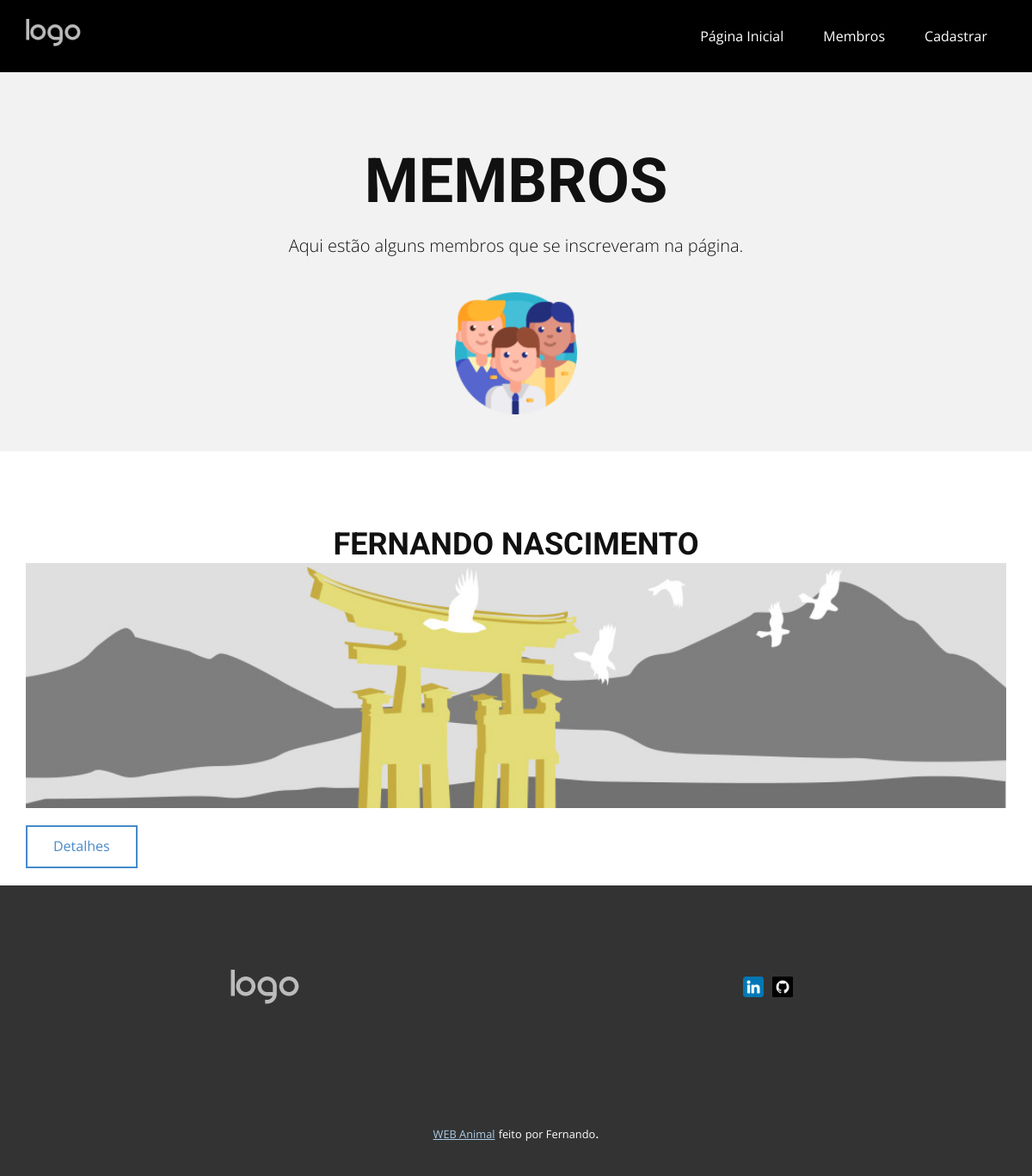
/membros/, run on an earlier commit of the app's database.
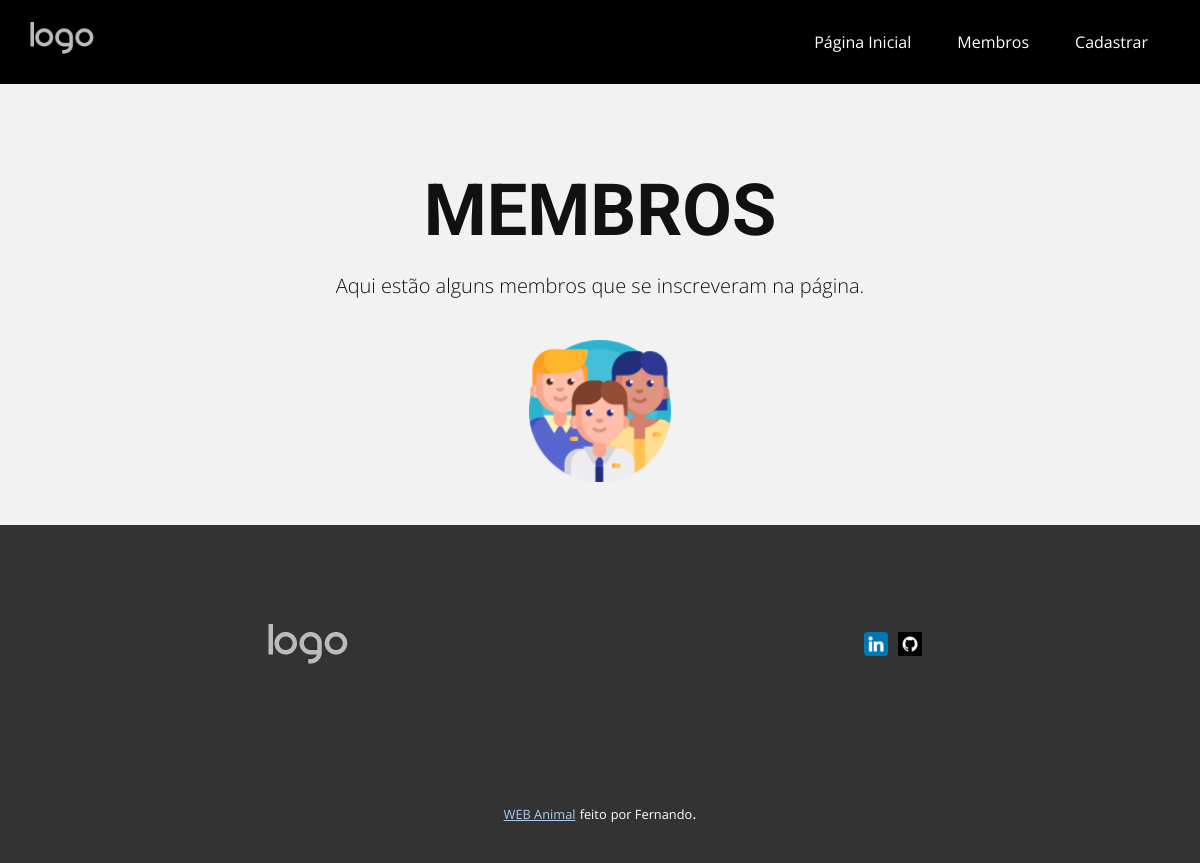
And on a later commit of the database.
### webAnimal/models.py (models this page shows)
class Member(models.Model):
    primeiroNome = models.CharField(max_length=255)
    ultimoNome = models.CharField(max_length=255)
    telefone = models.IntegerField(null=True)
    data_acesso = models.DateField(null=True)

### webAnimal/views.py (the view)
# urls.py: path('membros/', views.membros, name='membros'),
def membros(request):
    mymembers = Member.objects.all().values()
    template = loader.get_template('todos_membros.html')
    context = {
        'mymembers': mymembers,
    }
    return HttpResponse(template.render(context, request))

### webAnimal/templates/todos_membros.html (shortened to what this page needs)
{% extends "master.html" %}
{% load static %}
{% block head %}
    <link rel="stylesheet" href="{% static 'nicepage.css' %}" media="screen">
    <link rel="stylesheet" href="{% static 'Membros.css' %}" media="screen">
{% endblock %}
{% block content %}
    <body class="u-body u-xl-mode" data-lang="pt"><header class="u-black u-clearfix u-header u-header" id="sec-0ced" data-animation-name="" data-animation-duration="0" data-animation-delay="0" data-animation-direction=""><div class="u-clearfix u-sheet u-valign-middle u-sheet-1">
            <a href="/" class="u-image u-logo u-image-1" data-image-width="80" data-image-height="40">
              <img src="{% static '/default-logo.png' %}" class="u-logo-image u-logo-image-1">
            </a>
            <nav class="u-menu u-menu-one-level u-offcanvas u-menu-1">
              <div class="u-custom-menu u-nav-container">
                <ul class="u-nav u-spacing-2 u-unstyled u-nav-1"><li class="u-nav-item"><a class="u-border-2 u-border-active-white u-border-hover-grey-50 u-button-style u-nav-link u-text-active-white u-text-hover-white" href="/" style="padding: 10px 20px;">Página Inicial</a>
    </li><li class="u-nav-item"><a class="u-border-2 u-border-active-white u-border-hover-grey-50 u-button-style u-nav-link u-text-active-white u-text-hover-white" href="/membros" style="padding: 10px 20px;">Membros</a>
    </li><li class="u-nav-item"><a class="u-border-2 u-border-active-white u-border-hover-grey-50 u-button-style u-nav-link u-text-active-white u-text-hover-white" href="/cadastro" style="padding: 10px 20px;">Cadastrar</a>
    </li></ul>
              </div>
            </nav>
          </div>
    </header>
    <section class="u-align-center u-clearfix u-grey-5 u-section-1" id="sec-76dd">
      <div class="u-clearfix u-sheet u-sheet-1">
        <h1 class="u-align-center u-text u-text-default u-text-1">MEMBROS</h1>
        <p class="u-align-center u-text u-text-2">Aqui estão alguns membros que se inscreveram na página.</p><span class="u-align-center u-file-icon u-icon u-icon-1"><img src="{% static '/3280979.png'%}" alt=""></span>
      </div>
    </section>
    <section class="u-clearfix u-section-1" id="sec-17f7">
    {% for x in mymembers %}
      <div class="u-clearfix u-sheet u-valign-middle u-sheet-1">
        <div class="u-blog u-expanded-width u-repeater u-repeater-1">
          <div class="u-blog-post u-container-style u-repeater-item u-white u-repeater-item-1">
            <div class="u-container-layout u-similar-container u-valign-top u-container-layout-1">
              <h3 class="u-blog-control u-text u-text-1">
                <a class="u-post-header-link">{{x.primeiroNome}} {{x.ultimoNome}}</a>
              </h3>
              <img alt="" class="u-blog-control u-expanded-width u-image u-image-default u-image-1" src="{% static '/8ad73f3c.jpeg'%}">
              <a href="detalhes/{{ x.id }}" class="u-blog-control u-border-2 u-border-palette-1-base u-btn u-btn-rectangle u-button-style u-none u-btn-1">Detalhes</a>
            </div>
          </div>
        </div>
      </div>
    {% endfor %}
    </section>
{% endblock %}
{% block footer %}
    <footer class="u-clearfix u-footer u-grey-80" id="sec-27ad"><div class="u-clearfix u-sheet u-sheet-1">
        <div class="u-clearfix u-expanded-width u-gutter-30 u-layout-wrap u-layout-wrap-1">
          <div class="u-gutter-0 u-layout">
            <div class="u-layout-row">
              <div class="u-align-center-sm u-align-right-md u-container-style u-layout-cell u-size-30 u-layout-cell-1">
                <div class="u-container-layout u-valign-middle u-container-layout-1">
                  <a href="/" class="u-image u-logo u-image-1" data-image-width="80" data-image-height="40">
                    <img src="{% static '/default-logo.png' %}" class="u-logo-image u-logo-image-1">
                  </a>
                </div>
              </div>
              <div class="u-align-center-sm u-align-center-xs u-align-left-md u-align-right-lg u-align-right-xl u-container-style u-layout-cell u-right-cell u-size-30 u-layout-cell-2">
                <div class="u-container-layout u-valign-middle u-container-layout-2">
                  <div class="u-social-icons u-spacing-10 u-social-icons-1">
                    <a class="u-social-url" title="linkedin" target="_blank" href=""><span class="u-file-icon u-icon u-social-icon u-social-linkedin u-icon-1"><img src="{%static '/3536505.png'%}" alt=""></span>
                    </a>
                    <a class="u-social-url" target="_blank" data-type="Github" title="Github" href=""><span class="u-file-icon u-icon u-social-github u-social-icon u-icon-2"><img src="{%static '/11023876.png'%}" alt=""></span>
                    </a>
                  </div>
                </div>
              </div>
            </div>
          </div>
        </div>
      </div>
    </footer>
    <section class="u-backlink u-clearfix u-grey-80">
        <a class="u-link" href="/" target="_blank">
        <span>WEB Animal</span>
      </a>
      <p class="u-text">
        <span>feito</span>
      </p>
        <span>por Fernando</span>.
    </section>
{% endblock %}

### webAnimal/templates/master.html (shortened to what this page needs)
<!DOCTYPE html>
<html>
{% load static %}
    <head>
        {% load bootstrap5 %}
        {% bootstrap_css %}
        {% block head %}
        {% endblock %}
    </head>
    <body>
        {% block content %}
        {% endblock %}
        <footer>
            {% block footer %}
            {% endblock %}
        </footer>
    </body>
</html>

### webAnimal/static/Membros.css (style rules this page uses)
.u-section-1 { background-image: none; }
.u-section-1 .u-sheet-1 { min-height: 300px; }
.u-section-1 .u-text-1 { font-weight: 700; margin: 87px auto 0; }
.u-section-1 .u-text-2 { font-size: 1.25rem; font-weight: 300; width: 780px; margin: 20px auto 0; }
.u-section-1 .u-icon-1 { width: 142px; height: 142px; margin: 38px auto 43px; }

What changed in the data, as far as the page shows it:
removed Member: primeiroNome "FERNANDO", ultimoNome "NASCIMENTO"
